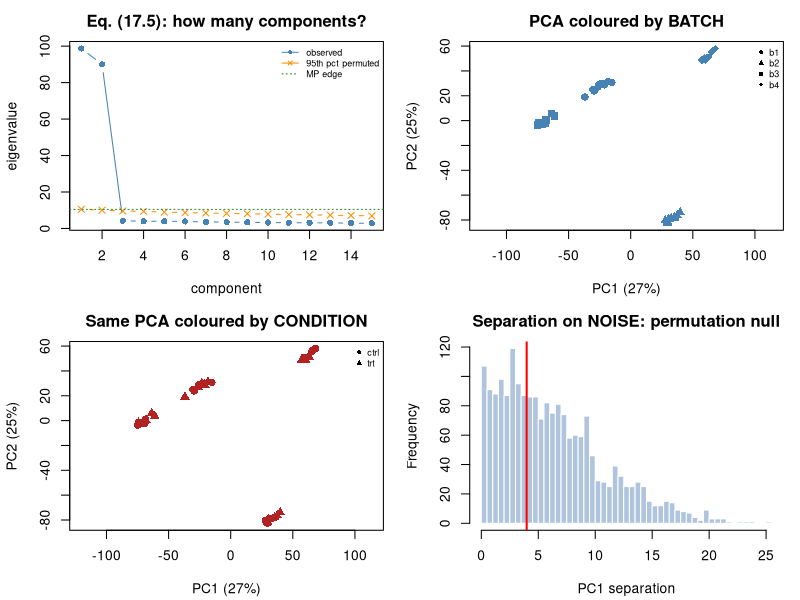

Write R code to recreate this figure.
## ---- chunk 1
MODULE_NAME <- "17_pca"
OUT <- file.path(Sys.getenv("STATS_OUT", unset = "results"), MODULE_NAME)
dir.create(OUT, recursive = TRUE, showWarnings = FALSE)
header <- function(txt) cat("\n", strrep("=", 72), "\n", txt, "\n",
                            strrep("=", 72), "\n", sep = "")
## ---- chunk 2
header("1. Eigen-decomposition == SVD (17.1)-(17.3)")
pca_manual <- function(X, scale. = FALSE) {
  Xc <- scale(X, center = TRUE, scale = scale.)      # centering is MANDATORY
  n <- nrow(Xc)
  sv <- svd(Xc)
  list(scores = sv$u %*% diag(sv$d), loadings = sv$v,
       eigenvalues = sv$d^2 / (n - 1), pve = sv$d^2 / sum(sv$d^2), centered = Xc)
}
set.seed(1701)
n_s <- 60; p_f <- 300
Z <- matrix(rnorm(n_s * 2), n_s)
X <- Z %*% matrix(rnorm(2 * p_f), 2) + matrix(rnorm(n_s * p_f, 0, 0.8), n_s)
res <- pca_manual(X)
S <- cov(res$centered)
ev_eig <- sort(eigen(S, only.values = TRUE)$values, TRUE)[1:6]
cat(sprintf("  eigenvalues from covariance eigen: %s\n",
            paste(sprintf("%.4f", ev_eig), collapse = " ")))
cat(sprintf("  eigenvalues from SVD, d^2/(n-1)  : %s\n",
            paste(sprintf("%.4f", res$eigenvalues[1:6]), collapse = " ")))
cat(sprintf("  max |difference| = %.2e\n", max(abs(ev_eig - res$eigenvalues[1:6]))))
pr <- prcomp(X, center = TRUE, scale. = FALSE)
cat(sprintf("\n  prcomp() PVE : %s\n",
            paste(sprintf("%.4f", (pr$sdev^2/sum(pr$sdev^2))[1:6]), collapse = " ")))
cat(sprintf("  manual   PVE : %s\n",
            paste(sprintf("%.4f", res$pve[1:6]), collapse = " ")))
recon <- res$scores[, 1:2] %*% t(res$loadings[, 1:2])
cat(sprintf("\n  rank-2 reconstruction captures %.1f%% of the total variance\n",
            100 * (1 - sum((res$centered - recon)^2) / sum(res$centered^2))))
## ---- chunk 3
header("2. Centering and scaling (17.4)")
X_unc <- X + 50
sv_unc <- svd(X_unc)
cat(sprintf("  WITHOUT centering, PC1 explains %.1f%% of variance\n",
            100 * sv_unc$d[1]^2 / sum(sv_unc$d^2)))
cat(sprintf("  |cor(PC1 loading, mean vector)| = %.4f\n",
            abs(cor(sv_unc$v[, 1], colMeans(X_unc)))))
cat("  Without centering, PC1 just points at the mean. ALWAYS centre.\n")
cat("  (prcomp() centres by default; princomp() also does. Never turn it off.)\n")
set.seed(1702)
clin <- cbind(HbA1c = rnorm(100, 5.5, 0.8), chol = rnorm(100, 200, 40),
              wbc = rnorm(100, 7000, 2500))
cat("\n  Scaling matters when features are on different scales:\n")
for (sc in c(FALSE, TRUE)) {
  r <- pca_manual(clin, scale. = sc)
  cat(sprintf("    scale=%-5s: PVE1=%.3f, |PC1 loadings| = %s\n", sc, r$pve[1],
              paste(sprintf("%.3f", abs(r$loadings[, 1])), collapse = " ")))
}
cat("  Unscaled, PC1 is entirely the variable with the largest UNITS (wbc),\n")
cat("  an artefact of measurement units, not biology.\n")
cat("\n  RULE: scale when units differ (clinical panels); do NOT scale when\n")
cat("  features share units and the variance differences ARE the biology\n")
cat("  (log-expression, M-values, arcsinh cytometry).\n")
## ---- chunk 4
header("3. Selecting components: parallel analysis and Marchenko-Pastur (17.5)")
parallel_analysis <- function(X, n_perm = 60, scale. = TRUE) {
  obs <- pca_manual(X, scale.)$eigenvalues
  null <- replicate(n_perm, {
    Xp <- apply(X, 2, sample)      # permute each feature INDEPENDENTLY
    pca_manual(Xp, scale.)$eigenvalues[seq_along(obs)]
  })
  list(obs = obs, thresh = apply(null, 1, quantile, 0.95))
}
set.seed(1703)
pa <- parallel_analysis(X, n_perm = 40)
gamma <- p_f / n_s
mp_edge <- (1 + sqrt(gamma))^2                                  # eq. (17.5)
cat(sprintf("  data: n=%d, p=%d, gamma = p/n = %.2f\n", n_s, p_f, gamma))
cat(sprintf("  Marchenko-Pastur upper edge (1+sqrt(gamma))^2 = %.3f\n\n", mp_edge))
cat(sprintf("  %4s%13s%23s%8s\n", "PC", "eigenvalue", "95th pct of permuted", "keep?"))
for (j in 1:6)
  cat(sprintf("  %4d%13.3f%23.3f%8s\n", j, pa$obs[j], pa$thresh[j],
              ifelse(pa$obs[j] > pa$thresh[j], "yes", "no")))
cat(sprintf("\n  parallel analysis keeps %d component(s); the data were generated\n",
            sum(pa$obs > pa$thresh)))
cat("  from 2 latent factors.\n")
cat("\n  How large do PURE NOISE eigenvalues get?\n")
cat(sprintf("  %6s%7s%8s%14s%10s\n", "n", "p", "gamma", "observed max", "MP edge"))
for (cfg in list(c(50,50), c(50,500), c(50,2000))) {
  set.seed(cfg[1]*cfg[2])
  Xn <- matrix(rnorm(cfg[1]*cfg[2]), cfg[1])
  e <- pca_manual(Xn, scale. = TRUE)$eigenvalues
  g <- cfg[2]/cfg[1]
  cat(sprintf("  %6d%7d%8.1f%14.2f%10.2f\n", cfg[1], cfg[2], g, e[1], (1+sqrt(g))^2))
}
cat("  With p >> n, noise alone produces enormous leading eigenvalues.\n")
## ---- chunk 5
header("4. PC signs are arbitrary; near-tied PCs are unstable")
r1 <- pca_manual(X); r2 <- pca_manual(X[, ncol(X):1])
cat(sprintf("  PC1 PVE, original order : %.6f\n", r1$pve[1]))
cat(sprintf("  PC1 PVE, reversed order : %.6f   <- identical\n", r2$pve[1]))
cat(sprintf("  correlation of the two PC1 score vectors: %+.6f\n",
            cor(r1$scores[, 1], r2$scores[, 1])))
cat("  |correlation| = 1, but the SIGN can flip. Never interpret the sign of\n")
cat("  a PC without anchoring it to a known feature.\n")
set.seed(1704)
base <- matrix(rnorm(80*2), 80) %*% diag(c(2.0, 1.98))    # NEARLY equal
Xtie <- cbind(base, matrix(rnorm(80*20, 0, 0.3), 80))
orig <- pca_manual(Xtie)$loadings[, 1]
sims <- replicate(50, {
  idx <- sample(80, 80, TRUE)
  abs(sum(pca_manual(Xtie[idx, ])$loadings[, 1] * orig))
})
cat(sprintf("\n  Near-tied eigenvalues -> unstable individual eigenvectors:\n"))
cat(sprintf("    eigenvalues 1,2 = %s\n",
            paste(sprintf("%.3f", pca_manual(Xtie)$eigenvalues[1:2]), collapse = " ")))
cat(sprintf("    mean |cos| between bootstrap PC1 and original PC1: %.3f\n", mean(sims)))
cat("    Only the SUBSPACE spanned by tied PCs is well defined.\n")
## ---- chunk 6
header("5. Which covariate explains each PC? (17.6)")
set.seed(1705)
n_samp <- 40; G <- 2000
meta <- data.frame(condition = rep(c("ctrl","trt"), n_samp/2),
                   batch = rep(c("b1","b2","b3","b4"), each = n_samp/4),
                   sex = sample(c("F","M"), n_samp, TRUE),
                   lib_size = rlnorm(n_samp, log(2e7), 0.3))
expr <- matrix(rnorm(n_samp * G), n_samp)
batch_load <- matrix(rnorm(4 * G), 4)
for (i in 1:4) expr[meta$batch == paste0("b", i), ] <-
  expr[meta$batch == paste0("b", i), ] + 2.2 * rep(batch_load[i, ], each = sum(meta$batch == paste0("b", i)))
expr[meta$condition == "trt", 1:200] <- expr[meta$condition == "trt", 1:200] + 0.9
expr <- expr + 0.6 * as.vector(scale(log(meta$lib_size)))
pc <- pca_manual(expr)
pc_metadata_r2 <- function(scores, meta, n_pc = 5) {
  out <- data.frame(PC = 1:n_pc, PVE = NA)
  for (col in names(meta)) out[[col]] <- NA
  for (j in 1:n_pc) {
    zj <- scores[, j]; out$PVE[j] <- NA
    for (col in names(meta)) {
      v <- meta[[col]]
      out[[col]][j] <- summary(lm(zj ~ if (is.numeric(v)) v else factor(v)))$r.squared
    }
  }
  out
}
tabm <- pc_metadata_r2(pc$scores, meta)
tabm$PVE <- pc$pve[1:5]
print(format(tabm, digits = 3), row.names = FALSE)
cat("\n  PC1 is overwhelmingly explained by BATCH, not condition. That is a\n")
cat("  technical finding, not a discovery. Build this table for EVERY dataset\n")
cat("  before interpreting a single PCA plot (stats.md Topic 19).\n")
## ---- chunk 7
header("6. Separation in PC space is not evidence")
set.seed(1706)
n_samp <- 20; G <- 5000
Xnull <- matrix(rnorm(n_samp * G), n_samp)          # NO group structure at all
labels <- rep(0:1, n_samp/2)
pn <- pca_manual(Xnull)
obs_sep <- abs(mean(pn$scores[labels == 0, 1]) - mean(pn$scores[labels == 1, 1]))
null_sep <- replicate(2000, {
  perm <- sample(labels)
  abs(mean(pn$scores[perm == 0, 1]) - mean(pn$scores[perm == 1, 1]))
})
cat(sprintf("  n=%d, p=%d, NO real group difference\n", n_samp, G))
cat(sprintf("  observed PC1 separation between arbitrary labels: %.3f\n", obs_sep))
cat(sprintf("  permutation p-value: %.3f\n", (1 + sum(null_sep >= obs_sep))/2001))
cat("  Random high-dimensional data ALWAYS spread out in the top PCs.\n")
cat("  Permute the labels to get a null for any separation you plan to claim.\n")
grp <- as.integer(pn$scores[, 1] > median(pn$scores[, 1]))
top_feats <- order(-abs(pn$loadings[, 1]))[1:200]
p_dip <- sapply(top_feats, function(j) t.test(Xnull[grp==0, j], Xnull[grp==1, j])$p.value)
rand_feats <- sample(G, 200)
p_rand <- sapply(rand_feats, function(j) t.test(Xnull[grp==0, j], Xnull[grp==1, j])$p.value)
cat(sprintf("\n--- Double dipping: selecting features by PC1, then testing them ---\n"))
cat(sprintf("  features selected by PC1 loading : %.1f%% 'significant' (pure noise)\n",
            100*mean(p_dip < 0.05)))
cat(sprintf("  randomly selected features       : %.1f%%\n", 100*mean(p_rand < 0.05)))
cat("\n  Random features are only mildly inflated (the GROUPS came from PC1).\n")
cat("  Selecting the FEATURES from the same PC1 as well is what produces the\n")
cat("  large inflation. Split the data, or use a selective-inference test.\n")
## ---- chunk 8
png(file.path(OUT, "pca.png"), width = 1100, height = 800, res = 110)
par(mfrow = c(2, 2), mar = c(4.2, 4.2, 2.5, 1))
plot(1:15, pa$obs[1:15], type = "b", pch = 16, col = "steelblue",
     xlab = "component", ylab = "eigenvalue", main = "Eq. (17.5): how many components?")
lines(1:15, pa$thresh[1:15], type = "b", pch = 4, col = "darkorange")
abline(h = mp_edge, col = "forestgreen", lty = 3)
legend("topright", c("observed", "95th pct permuted", "MP edge"),
       col = c("steelblue", "darkorange", "forestgreen"), pch = c(16, 4, NA),
       lty = c(1, 1, 3), bty = "n", cex = 0.65)
plot(pc$scores[, 1], pc$scores[, 2], pch = c(16,17,15,18)[factor(meta$batch)],
     col = "steelblue", cex = 1.2, asp = 1,
     xlab = sprintf("PC1 (%.0f%%)", 100*pc$pve[1]),
     ylab = sprintf("PC2 (%.0f%%)", 100*pc$pve[2]), main = "PCA coloured by BATCH")
legend("topright", levels(factor(meta$batch)), pch = c(16,17,15,18), bty = "n", cex = 0.65)
plot(pc$scores[, 1], pc$scores[, 2], pch = c(16,17)[factor(meta$condition)],
     col = "firebrick", cex = 1.2, asp = 1,
     xlab = sprintf("PC1 (%.0f%%)", 100*pc$pve[1]),
     ylab = sprintf("PC2 (%.0f%%)", 100*pc$pve[2]),
     main = "Same PCA coloured by CONDITION")
legend("topright", levels(factor(meta$condition)), pch = c(16,17), bty = "n", cex = 0.65)
hist(null_sep, breaks = 50, col = "lightsteelblue", border = "white",
     main = "Separation on NOISE: permutation null", xlab = "PC1 separation")
abline(v = obs_sep, col = "red", lwd = 2)
invisible(dev.off())
cat("\nFigure written to", file.path(OUT, "pca.png"), "\n")
